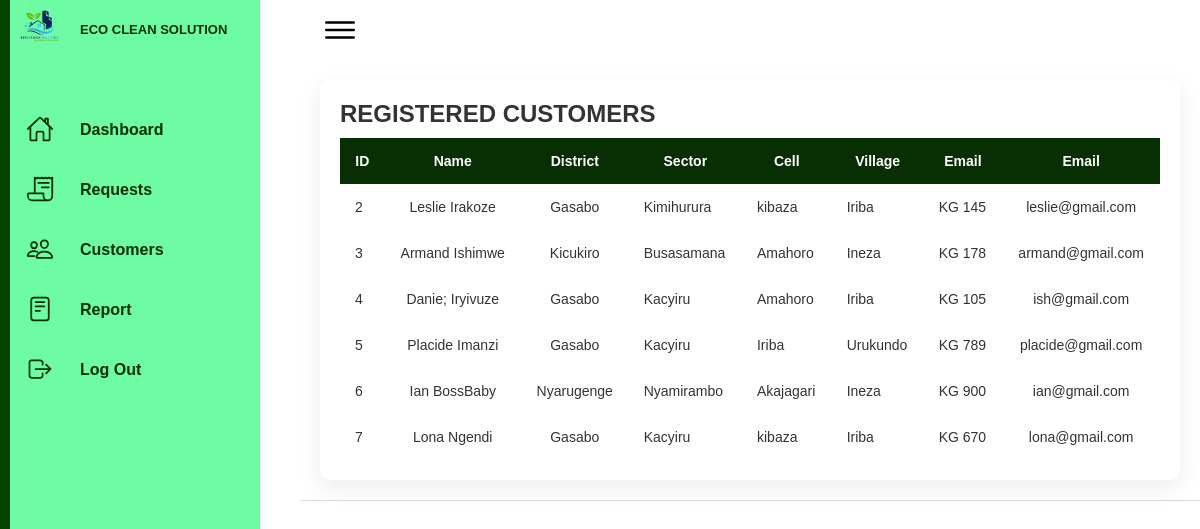
The app's page /admin/customers (signed in), older data.
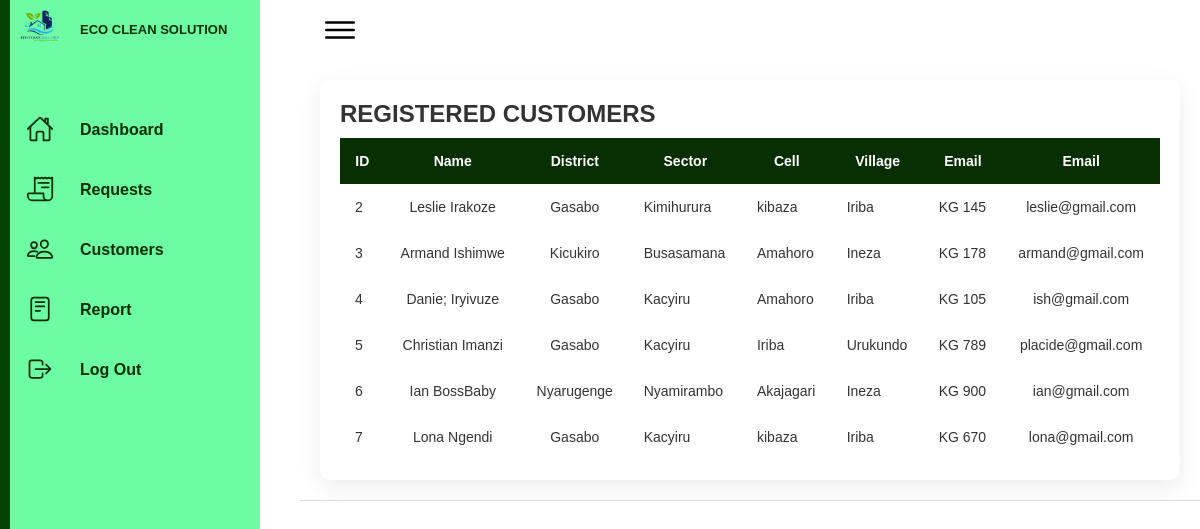
The same page, newer data.
### EcoApp/model.py (models this page shows, shortened)
class Users(db.Model, UserMixin):
    id = db.Column(db.Integer, primary_key=True)
    first_name = db.Column(db.String(20), nullable=False)
    last_name = db.Column(db.String(20), nullable=False)
    email = db.Column(db.String(40), nullable=False, unique=True)
    district = db.Column(db.String(20), nullable=False)
    sector = db.Column(db.String(20), nullable=False)
    village = db.Column(db.String(20), nullable=False)
    street = db.Column(db.String(20), nullable=True)
    password = db.Column(db.String(200), nullable=False)  # Increased length for hashed password
    cell = db.Column(db.String(20), nullable=False)
    is_admin = db.Column(db.Boolean, default=False)
    orders = db.relationship('Order', backref='user', lazy=True)

### EcoApp/routes.py (the view)
@app.route("/admin/customers")
@login_required
def customers():
    if not current_user.is_authenticated or not current_user.is_admin:
        abort(403)
    users = Users.query.filter(Users.email != "admin@gmail.com").all()
    return render_template("customers.html", users=users)

### EcoApp/model.py (called while the page is built)
@login_manager.user_loader
def load_user(user_id):
    return Users.query.get(int(user_id))

### EcoApp/templates/customers.html (shortened to what this page needs)
<!DOCTYPE html>
<html lang="en">
<head>
    <link rel="stylesheet" href="../static/admin-dash.css">
</head>
<body>
    <div class="container">
        <div class="navigation">
            <ul>
                <li>
                    <a href="{{ url_for('admin') }}">
                        <img class="icon" src="../static/images/logo.png" alt="">
                        <span class="topup">ECO CLEAN SOLUTION</span>
                    </a>
                </li>
                <li>
                    <a href="{{ url_for('admin') }}">
                        <span class="icon">
                            <ion-icon name="home-outline"></ion-icon>
                        </span>
                        <span class="title">Dashboard</span>
                    </a>
                </li>
                <li>
                    <a href="{{ url_for('admin') }}">
                        <span class="icon">
                            <ion-icon name="receipt-outline"></ion-icon>
                        </span>
                        <span class="title">Requests</span>
                    </a>
                </li>
                <li>
                    <a href="{{ url_for('customers') }}">
                        <span class="icon">
                            <ion-icon name="people-outline"></ion-icon>
                        </span>
                        <span class="title">Customers</span>
                    </a>
                </li>
                <li>
                    <a href="{{ url_for('report') }}">
                        <span class="icon">
                            <ion-icon name="reader-outline"></ion-icon>
                        </span>
                        <span class="title">Report</span>
                    </a>
                <li>
                    <a href="{{ url_for('logout') }}" class="logout">
                        <span class="icon">
                            <ion-icon name="log-out-outline"></ion-icon>
                        </span>
                        <span class="title">Log Out</span>
                    </a>
                </li>
            </ul>
        </div>
        <div class="main">
            <div class="topbar">
                <div class="toggle">
                    <ion-icon name="menu-outline"></ion-icon>
                </div>
            </div>
            <div class="details">
                <div class="recentOrders">
                    <div class="cardHeader">
                        <h2>REGISTERED CUSTOMERS</h2>
                    </div>
                    <table class="report" id="orderTable">
                        <thead>
                            <tr>
                                <th>ID</th>
                                <th>Name</th>
                                <th>District</th>
                                <th>Sector</th>
                                <th>Cell</th>
                                <th>Village</th>
                                <th>Email</th>
                                <th>Email</th>
                            </tr>
                        </thead>
                        {% for user in users %}
                        <tbody>
                            <tr>
                                <td>{{ user.id }}</td>
                                <td >{{ user.first_name }} {{ user.last_name }}</td>
                            <td>{{ user.district }}</td>
                            <td>{{ user.sector }}</td>
                            <td>{{ user.cell }}</td>
                            <td>{{ user.village }}</td>
                            <td>{{ user.street }}</td>
                            <td>{{ user.email }}</td>
                            </tr>
                            {% endfor %}
                        </tbody>
                    </table>
                </div>
    </div>
</body>
</html>

Row changes from the older to the newer data that the page shows:
changed Users "Imanzi": first_name "Placide" → "Christian"
